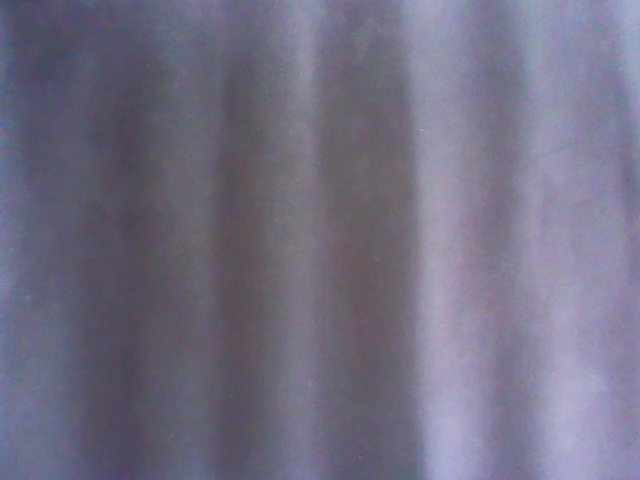
#> input picture backgrounder/test_images/background.jpg, 640 x 480 px
$ jupyter execute demo.ipynb   (shell and % lines are left out)   (older library calls are emulated)
#> lines starting #> are read from the running program, lines starting #| are printed output that depends on the picture; after the words box and inside, x2 and y2 are one past the last pixel; in counts of white or black regions, pixels touching at a corner belong together
### backgrounder/backgrounder.py
import numpy as np


class SimpleBackgrounder:
    """
    Class for simple background subtraction.
    Background is calculated as mean of first `train_length` images, then it's subtracted from every
    new image, and the resulting difference is thresholded using `threshold` value.
    """
    def __init__(self, background=None, threshold=127, train_length=50, dark_background=True):
        """
        Initialize SimpleBackgrounder class.
        :param background: image to be used as a background (ignoring following 2 parameters)
        :param threshold: value to be uses as threshold for mask
        :param train_length: number of images to be used for mean calculation of background
        :param dark_background: flag to show if background is expected to be darker than objects
        """
        self.background = background
        self.backgrounds = []
        self.threshold = threshold
        self.dark_background = dark_background
        self.train_length = train_length

    @staticmethod
    def apply_mask(image, mask):
        """
        Apply mask to image.
        :param image: source image
        :param mask: mask image
        :return: masked version of image
        """
        result = image.copy()
        result[mask == 0] = 0
        return result

    def subtract(self, image):
        """
        Subtract background from image with correct numeric values.
        :param image: source image
        :return: difference between image and background
        """
        if self.dark_background:
            difference = np.subtract(image.astype(np.int), self.background.astype(np.int))
        else:
            difference = - np.subtract(image.astype(np.int), self.background.astype(np.int))
        difference[difference < 0] = 0
        difference[difference > 255] = 255
        return np.uint8(difference)

    def _threshold(self, image):
        """
        Threshold image.
        :param image: source image
        :return: thresholded image
        """
        return np.uint(image > self.threshold)

    def get_mask(self, image):
        """
        Calculate mask using background and threshold class parameters.
        :param image: source image
        :return: binary mask of 0's and 1's
        """
        mask = self._threshold(self.subtract(image))
        return mask

    # [16 lines left out: function apply, not called in this run]


class GaussianBackgrounder:
    """
    Class for background subtraction using per-pixel intensity distribution over train set of backgrounds.
    `Background limits` are calculated as mean +- sigma*std of first `train_length` images. Every pixel on
    new image is considered as `background` iff it's value lies between limits.
    """
    def __init__(self, background=None, train_length=50, sigma=3, dark_background=True):
        """
        Initialize GaussianBackgrounder class.
        :param background: image to be used as a background (ignoring following 2 parameters)
        :param train_length: number of images to be used for background modelling
        :param sigma: value that shows the background intensity bandwidth. Used `as is` if one background
        image is passed and is used as a number of stds in case of using train set.
        :param dark_background: flag to show if background is expected to be darker than objects
        """
        self.backgrounds = []
        self.background = background
        self.sigma = sigma

        if self.background is not None:
            mean = self.background.mean(axis=(0, 1))
            self.low = self.background - self.sigma
            self.high = self.background + self.sigma
        else:
            self.low = None
            self.high = None

        self.dark_background = dark_background
        self.train_length = train_length

    @staticmethod
    def apply_mask(image, mask):
        """
        Apply mask to image.
        :param image: source image
        :param mask: mask image
        :return: masked version of image
        """
        result = image.copy()
        result[mask == 0] = 0
        return result

    def get_mask(self, image):
        """
        Calculate mask using background and threshold class parameters.
        :param image: source image
        :return: binary mask of 0's and 1's
        """
        mask = np.zeros_like(image, dtype=np.uint) + 1
        mask[np.logical_and(image >= self.low, image <= self.high)] = 0
        return mask

    # [19 lines left out: function apply, not called in this run]

### backgrounder/demo.ipynb
[cell 1]
import cv2
import numpy as np
import matplotlib.pyplot as plt

[cell 2]
from backgrounder import SimpleBackgrounder, GaussianBackgrounder

[cell 3]
background = cv2.imread("test_images/background.jpg", cv2.IMREAD_GRAYSCALE)
#> background: shape (480, 640); min 70, max 183, mean 114.3
image = cv2.imread("test_images/image.jpg", cv2.IMREAD_GRAYSCALE)
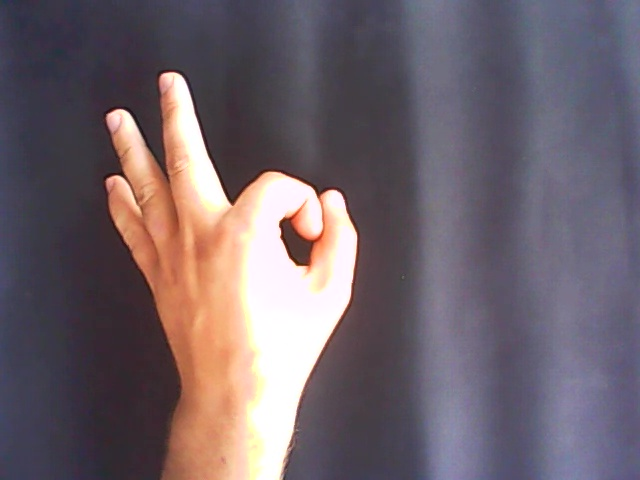
#> input picture backgrounder/test_images/image.jpg, 640 x 480 px
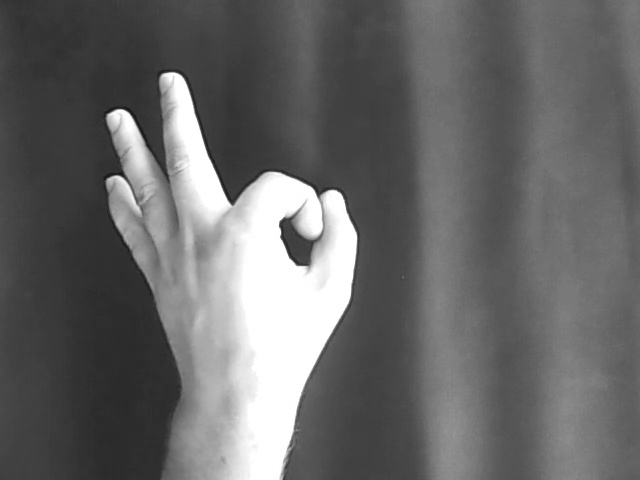
#> image: shape (480, 640); min 19, max 255, mean 103.9

[cell 4]
thresholds = (0, 31, 95, 127, 152, 192)
subtractors = [SimpleBackgrounder(background=background, threshold=t) for t in thresholds]
#> call 2 of __init__, with threshold = 31, train_length = 50, dark_background = True
#> call 4 of __init__, with threshold = 127, train_length = 50, dark_background = True
#> subtractors = 6 items

[cell 5]
plt.figure(figsize=(15, 8))
plt.subplot(1, 2, 1)
plt.title("Background")
plt.imshow(background, cmap='gray')
plt.subplot(1, 2, 2)
plt.title("Original")
plt.imshow(image, cmap='gray')

for subtractor in subtractors:
    difference = subtractor.subtract(image)
    mask = subtractor.get_mask(image)
    foreground = subtractor.apply_mask(image, mask)
    # ...
    # same as
    # foreground = subtractor.apply(image)


    plt.figure(figsize=(15, 8))
    plt.subplot(1, 3, 1)
    plt.title("Difference")
    plt.imshow(difference, cmap='gray')
    plt.subplot(1, 3, 2)
    plt.title("Mask with threshold of {}".format(subtractor.threshold))
    plt.imshow(mask, cmap='gray')
    plt.subplot(1, 3, 3)
    plt.title("Result")
    plt.imshow(foreground, cmap='gray')
    plt.show()
#> this loop made 6 passes
#> pass 1, in subtract, `difference = np.subtract(image.astype(np.int), self.background.astype(..`:
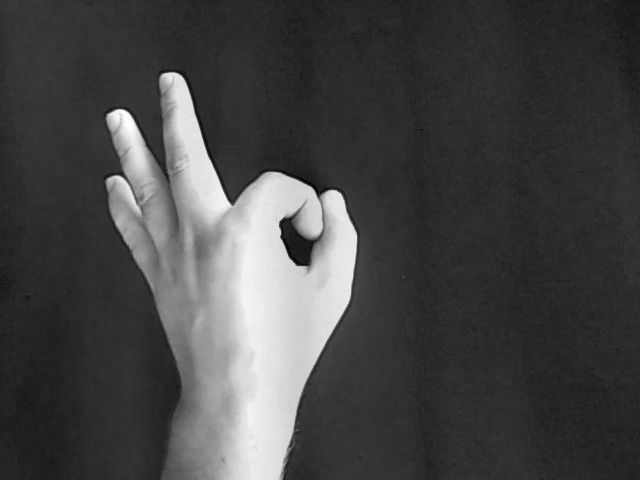
#> difference: shape (480, 640) int64; min -83, max 182, mean -10.4; drawn with min black and max white
#> pass 1, in get_mask, `mask = self._threshold(self.subtract(image))`:
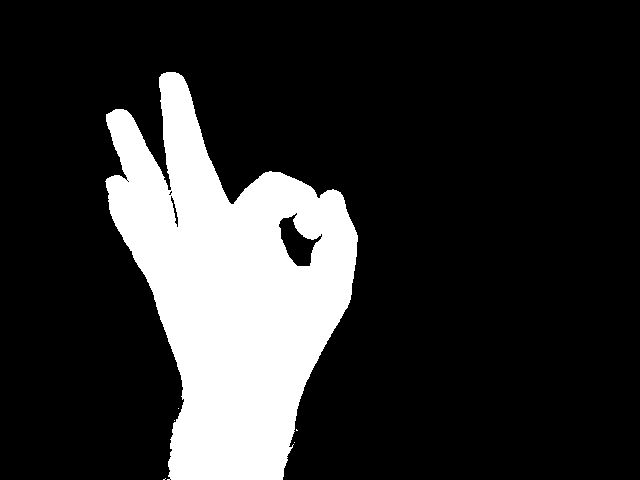
#> mask: shape (480, 640) uint64; values 0 (black) and 1 (white), 18.3% white; 6 white regions (5 under 20 px), largest, box (x1, y1, x2, y2) and area: (105, 72, 358, 480) 56317
#> pass 2, `plt.show()`:
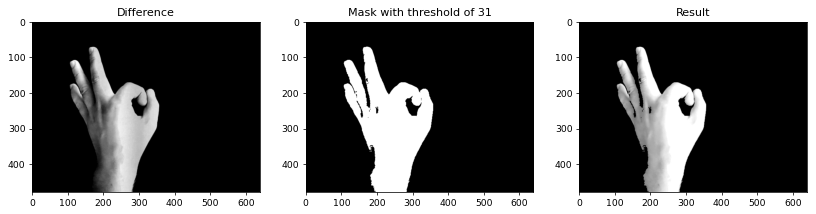
#> figure drawn by matplotlib, 3 panels

[cell 6]
sigmas = range(1, 101, 20)
subtractors = [GaussianBackgrounder(background=background, sigma=s) for s in sigmas]
#> in __init__, `mean = self.background.mean(axis=(0, 1))`: mean = 114.3
#> call 2 of __init__, with train_length = 50, sigma = 21, dark_background = True
#> in __init__ (call 2), `self.high = self.background + self.sigma`:
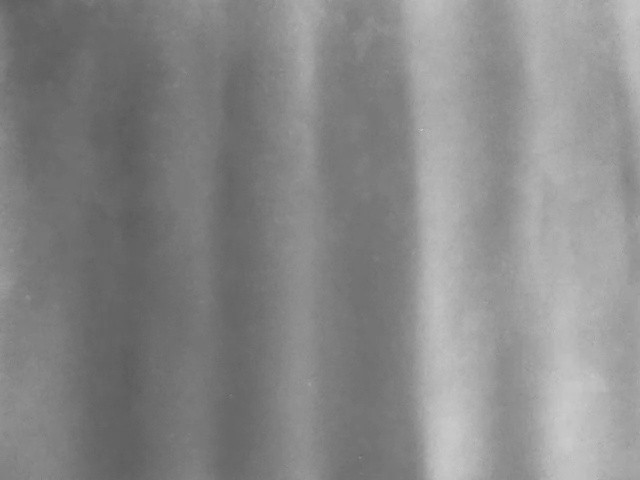
#> self.high: shape (480, 640); min 91, max 204, mean 135.3
#> call 4 of __init__, with train_length = 50, sigma = 61, dark_background = True
#> in __init__ (call 4), `self.high = self.background + self.sigma`:
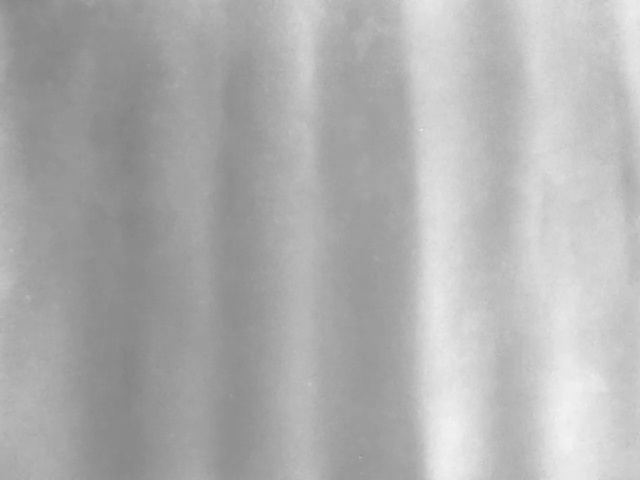
#> self.high: shape (480, 640); min 131, max 244, mean 175.3
#> in __init__ (call 5), `self.low = self.background - self.sigma`:
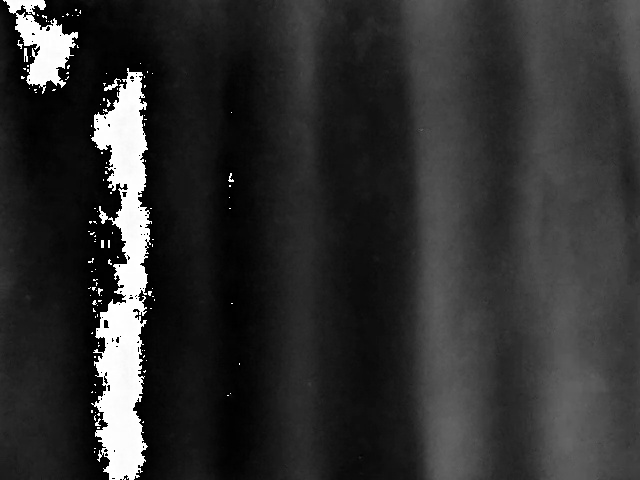
#> self.low: shape (480, 640); min 0, max 255, mean 47.7
#> subtractors = 5 items

[cell 7]
plt.figure(figsize=(15, 8))
plt.subplot(1, 2, 1)
plt.title("Background")
plt.imshow(background, cmap='gray')
plt.subplot(1, 2, 2)
plt.title("Original")
plt.imshow(image, cmap='gray')

for subtractor in subtractors:
    mask = subtractor.get_mask(image)
    foreground = subtractor.apply_mask(image, mask)
    # ...
    # same as
    # foreground = subtractor.apply(image)


    plt.figure(figsize=(15, 8))
    plt.subplot(1, 2, 1)
    plt.title("Mask with sigma of {}".format(subtractor.sigma))
    plt.imshow(mask, cmap='gray')
    plt.subplot(1, 2, 2)
    plt.title("Result")
    plt.imshow(foreground, cmap='gray')
    plt.show()
#> this loop made 5 passes
#> pass 1, `mask = subtractor.get_mask(image)`:
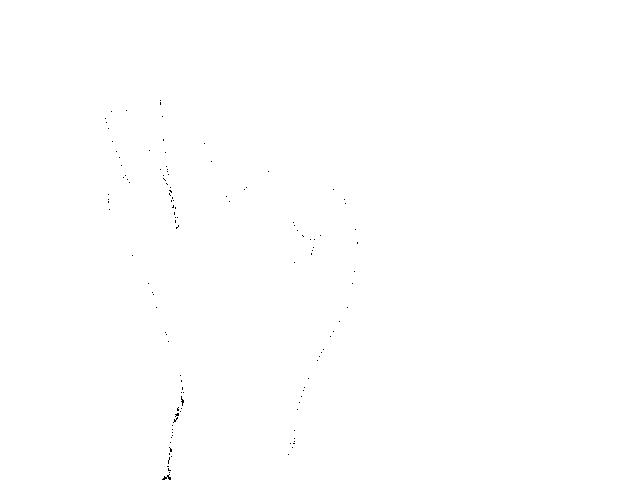
#> mask: shape (480, 640) uint64; values 0 (black) and 1 (white), 99.9% white; black in thin lines or dots, all inside (x1, y1, x2, y2) = (105, 100, 358, 480)
#> pass 2, `foreground = subtractor.apply_mask(image, mask)`:
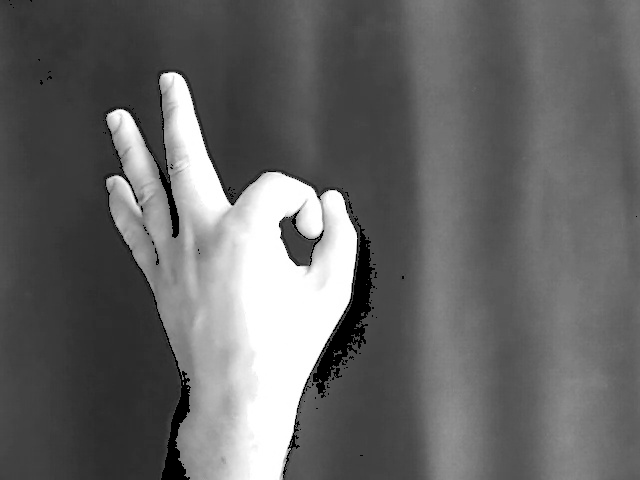
#> foreground: shape (480, 640); min 0, max 255, mean 102.2
